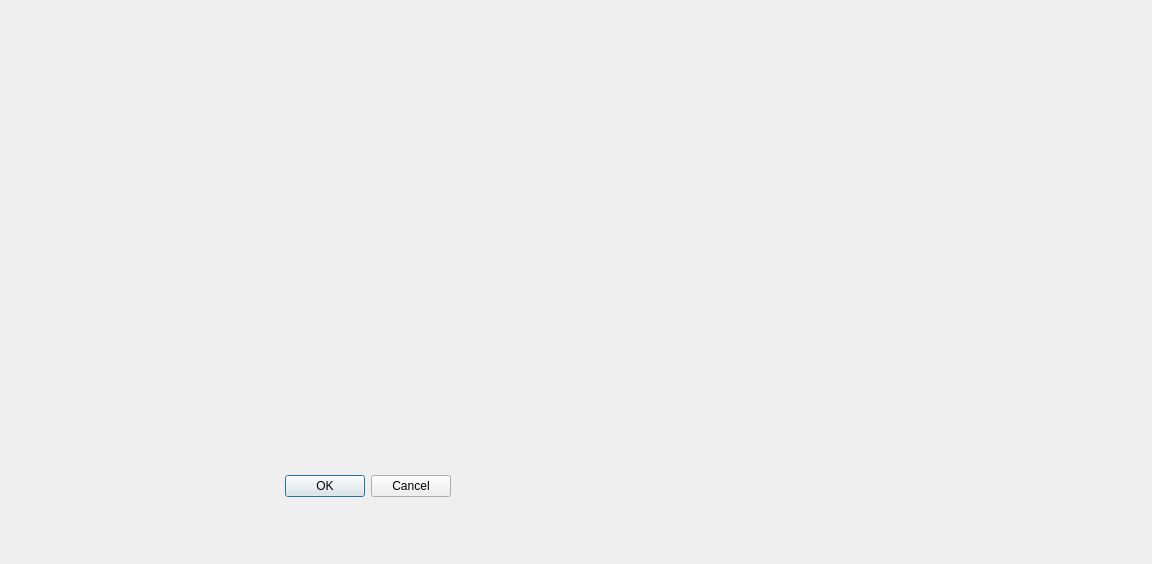
<?xml version="1.0" encoding="UTF-8"?>
<ui version="4.0">
 <class>Dialog</class>
 <widget class="QDialog" name="Dialog">
  <property name="geometry">
   <rect>
    <x>0</x>
    <y>0</y>
    <width>1152</width>
    <height>564</height>
   </rect>
  </property>
  <property name="windowTitle">
   <string>Dialog</string>
  </property>
  <widget class="QDialogButtonBox" name="buttonBox">
   <property name="geometry">
    <rect>
     <x>110</x>
     <y>470</y>
     <width>341</width>
     <height>32</height>
    </rect>
   </property>
   <property name="orientation">
    <enum>Qt::Orientation::Horizontal</enum>
   </property>
   <property name="standardButtons">
    <set>QDialogButtonBox::StandardButton::Cancel|QDialogButtonBox::StandardButton::Ok</set>
   </property>
  </widget>
  <widget class="QWidget" name="verticalLayoutWidget">
   <property name="geometry">
    <rect>
     <x>130</x>
     <y>70</y>
     <width>921</width>
     <height>361</height>
    </rect>
   </property>
   <layout class="QVBoxLayout" name="verticalLayout"/>
  </widget>
 </widget>
 <resources/>
 <connections>
  <connection>
   <sender>buttonBox</sender>
   <signal>accepted()</signal>
   <receiver>Dialog</receiver>
   <slot>accept()</slot>
   <hints>
    <hint type="sourcelabel">
     <x>248</x>
     <y>254</y>
    </hint>
    <hint type="destinationlabel">
     <x>157</x>
     <y>274</y>
    </hint>
   </hints>
  </connection>
  <connection>
   <sender>buttonBox</sender>
   <signal>rejected()</signal>
   <receiver>Dialog</receiver>
   <slot>reject()</slot>
   <hints>
    <hint type="sourcelabel">
     <x>316</x>
     <y>260</y>
    </hint>
    <hint type="destinationlabel">
     <x>286</x>
     <y>274</y>
    </hint>
   </hints>
  </connection>
 </connections>
</ui>
